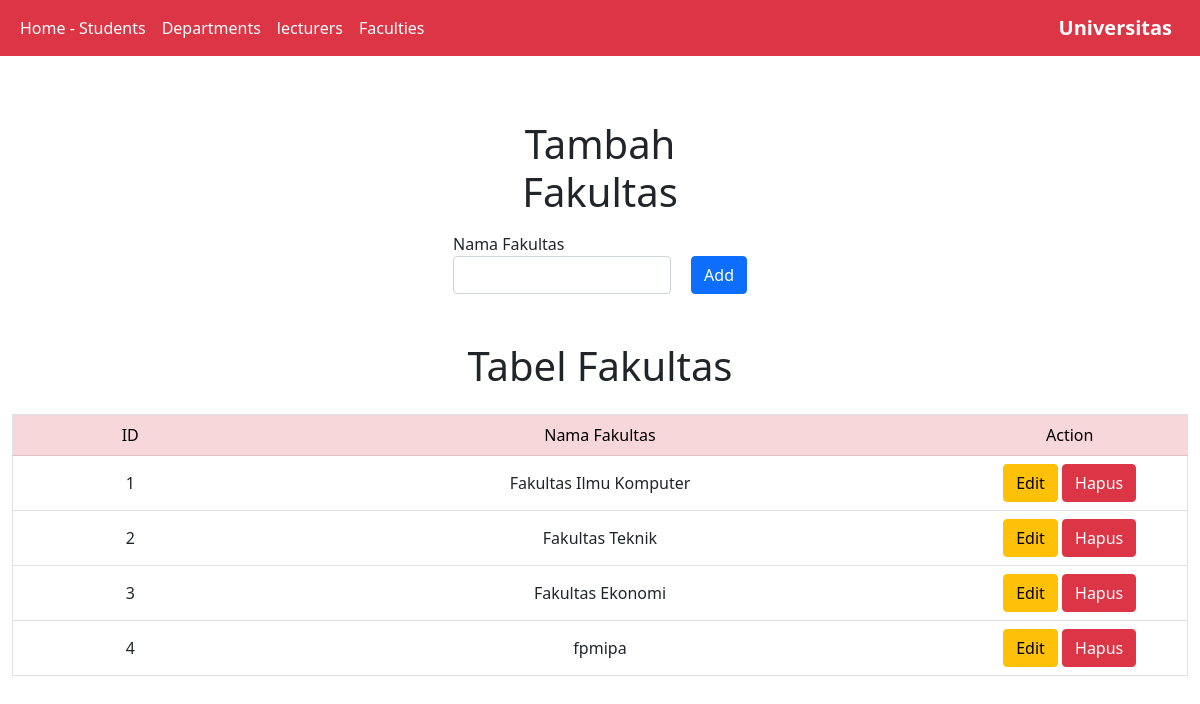
The page /project/faculties.php on the database its author committed.
### tables this page shows
CREATE TABLE `faculties` (
  `id` int(11) NOT NULL,
  `name` varchar(100) NOT NULL
);

### project/controllers/faculties.controller.php (called while the page is built, shortened)
<?php
include_once 'models/faculties.class.php';
include_once 'views/faculties.view.php';
class FacultiesController
{
    private $faculties;
    public function __construct()
    {
        $this->faculties = new faculties(Conn::$host, Conn::$user, Conn::$pass, Conn::$db);
    }
    public function index()
    {
        $this->faculties->open();
        $this->faculties->getfaculties();
        $data = array();
        while ($row = $this->faculties->getResult()) {
            array_push($data, $row);
        }
        $view = new facultiesView();
        $view->render($data);
    }
}

### project/views/faculties.view.php (the view, shortened to what this page needs)
<?php
class facultiesView
{
    public function render($data)
    {
        $no = 1;
        $dataFaculties = null;
        foreach ($data as $val) {
            list($id, $name) = $val;
            $dataFaculties .= "<tr>
                    <td>" . $no++ . "</td>
                    <td>" . $name . "</td>
                    <td>
                    <a href='faculties.php?id_edit=" . $id . "' class='btn btn-warning''>Edit</a>
                    <a href='faculties.php?id_hapus=" . $id . "' class='btn btn-danger''>Hapus</a>
                    </td>
                    </tr>";
        }
    }
}

### rows shown on the page
faculties: name "Fakultas Ilmu Komputer"
faculties: name "Fakultas Teknik"
faculties: name "Fakultas Ekonomi"
faculties: name "fpmipa"
